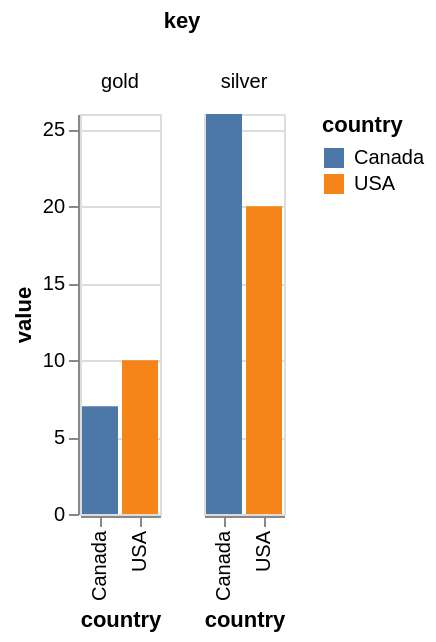

The Vega-Lite source for this figure:
### Vega specification from a JSON file in a GitHub repository (floating-point values rounded to 4 significant figures)
{"$schema": "https://vega.github.io/schema/vega/v5.json", "autosize": "pad", "padding": 5, "data": [{"name": "source_0", "values": [{"country": "USA", "gold": 10, "silver": 20}, {"country": "Canada", "gold": 7, "silver": 26}]}, {"name": "data_0", "source": "source_0", "transform": [{"type": "fold", "fields": ["gold", "silver"], "as": ["key", "value"]}, {"type": "filter", "expr": "datum[\"value\"] !== null && !isNaN(datum[\"value\"])"}]}, {"name": "column_domain", "source": "data_0", "transform": [{"type": "aggregate", "groupby": ["key"]}]}], "signals": [{"name": "x_step", "value": 20}, {"name": "child_width", "update": "bandspace(domain('x').length, 0.1, 0.05) * x_step"}, {"name": "child_height", "value": 200}], "layout": {"padding": 20, "offset": {"columnTitle": 10}, "columns": {"signal": "length(data('column_domain'))"}, "bounds": "full", "align": "all"}, "marks": [{"name": "column-title", "type": "group", "role": "column-title", "title": {"text": "key", "style": "guide-title", "offset": 10}}, {"name": "row_header", "type": "group", "role": "row-header", "encode": {"update": {"height": {"signal": "child_height"}}}, "axes": [{"scale": "y", "orient": "left", "grid": false, "title": "value", "labelOverlap": true, "tickCount": {"signal": "ceil(child_height/40)"}, "zindex": 1}]}, {"name": "column_header", "type": "group", "role": "column-header", "from": {"data": "column_domain"}, "sort": {"field": "datum[\"key\"]", "order": "ascending"}, "title": {"text": {"signal": "''+parent[\"key\"]"}, "style": "guide-label", "frame": "group", "offset": 10}, "encode": {"update": {"width": {"signal": "child_width"}}}}, {"name": "column_footer", "type": "group", "role": "column-footer", "from": {"data": "column_domain"}, "sort": {"field": "datum[\"key\"]", "order": "ascending"}, "encode": {"update": {"width": {"signal": "child_width"}}}, "axes": [{"scale": "x", "orient": "bottom", "grid": false, "title": "country", "labelAlign": "right", "labelAngle": 270, "labelBaseline": "middle", "zindex": 1}]}, {"name": "cell", "type": "group", "style": "cell", "from": {"facet": {"name": "facet", "data": "data_0", "groupby": ["key"]}}, "sort": {"field": ["datum[\"key\"]"], "order": ["ascending"]}, "encode": {"update": {"width": {"signal": "child_width"}, "height": {"signal": "child_height"}}}, "marks": [{"name": "child_marks", "type": "rect", "style": ["bar"], "from": {"data": "facet"}, "encode": {"update": {"fill": {"scale": "color", "field": "country"}, "tooltip": {"signal": "{\"country\": ''+datum[\"country\"], \"value\": format(datum[\"value\"], \"\")}"}, "x": {"scale": "x", "field": "country"}, "width": {"scale": "x", "band": true}, "y": {"scale": "y", "field": "value"}, "y2": {"scale": "y", "value": 0}}}}], "axes": [{"scale": "y", "orient": "left", "gridScale": "x", "grid": true, "tickCount": {"signal": "ceil(child_height/40)"}, "domain": false, "labels": false, "maxExtent": 0, "minExtent": 0, "ticks": false, "zindex": 0}]}], "scales": [{"name": "x", "type": "band", "domain": {"data": "data_0", "field": "country", "sort": true}, "range": {"step": {"signal": "x_step"}}, "paddingInner": 0.1, "paddingOuter": 0.05}, {"name": "y", "type": "linear", "domain": {"data": "data_0", "field": "value"}, "range": [{"signal": "child_height"}, 0], "nice": true, "zero": true}, {"name": "color", "type": "ordinal", "domain": {"data": "data_0", "field": "country", "sort": true}, "range": "category"}], "legends": [{"fill": "color", "gradientLength": {"signal": "clamp(child_height, 64, 200)"}, "symbolType": "circle", "title": "country", "encode": {"symbols": {"update": {"shape": {"value": "square"}}}}}]}
